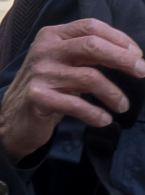
#> input picture packaging/asset_originals/decoy_hand.png, 145 x 195 px
$ python make_decoy_assets.py
#> lines starting #> are read from the running program, lines starting #| are printed output that depends on the picture
r"""make_decoy_assets.py - rebuilds the two decoy files the app ships from their original, decoy_hand.png.

  vathography_app\engine\assets\decoy_hand_x3.5.npz   (tiles)
  vathography_app\engine\assets\decoy_hand_x2.5.npz   (the global pass)

The decoy is a near-object cue placed in a strip beside every model input: the hand photo scaled (cubic), blurred,
with a blurred elliptical alpha. The app loads the precomputed arrays, so it never needs OpenCV for this step.
Needs numpy + opencv-python (only to rebuild). Usage: python packaging\asset_originals\make_decoy_assets.py

Licence: AGPL-3.0-only with the additional permissions in LICENSE (this repository).
"""
import os

import cv2
import numpy as np

HERE = os.path.dirname(os.path.abspath(__file__))
OUT = os.path.join(os.path.dirname(os.path.dirname(HERE)), "vathography_app", "engine", "assets")
SCALES = (3.5, 2.5)            # tiles, global pass
DECOY_BLUR = 6.0               # hand blur sigma
DECOY_ALPHA_BLUR = 8.0         # elliptical alpha blur sigma


def prepare_decoy(hand_bgr, scale):
    big = cv2.resize(hand_bgr, (int(hand_bgr.shape[1] * scale), int(hand_bgr.shape[0] * scale)),
                     interpolation=cv2.INTER_CUBIC)
    yy, xx = np.mgrid[0:big.shape[0], 0:big.shape[1]]
    ell = (((xx - big.shape[1] / 2) / (big.shape[1] / 2)) ** 2
           + ((yy - big.shape[0] / 2) / (big.shape[0] / 2)) ** 2) <= 1.0
    return cv2.GaussianBlur(big, (0, 0), DECOY_BLUR), cv2.GaussianBlur(ell.astype(np.float32), (0, 0), DECOY_ALPHA_BLUR)


def main():
    hand = cv2.imread(os.path.join(HERE, "decoy_hand.png"), cv2.IMREAD_COLOR)
#> hand is the input picture: shape (195, 145, 3); mean B, G, R 53.5, 47.1, 58
    assert hand is not None and hand.dtype == np.uint8 and hand.shape == (195, 145, 3), "decoy_hand.png: 145 x 195 RGB"
    for scale in SCALES:
        obj, alpha = prepare_decoy(hand, scale)
        out = os.path.join(OUT, f"decoy_hand_x{scale:g}.npz")
        tmp = out + ".tmp.npz"
        np.savez_compressed(tmp, obj=obj, alpha=alpha, scale=np.float64(scale))
        os.replace(tmp, out)
        print(f"x{scale:g}: obj {obj.shape} alpha {alpha.shape} -> {out}")
#> this loop made 2 passes
#> pass 1, in main, `obj, alpha = prepare_decoy(hand, scale)`:
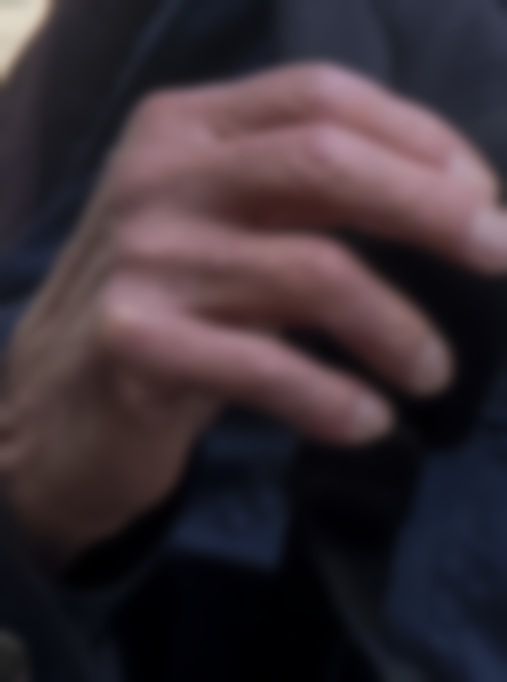
#> obj: shape (682, 507, 3); mean B, G, R 53.5, 47.1, 58
#> pass 1, in main, `obj, alpha = prepare_decoy(hand, scale)`:
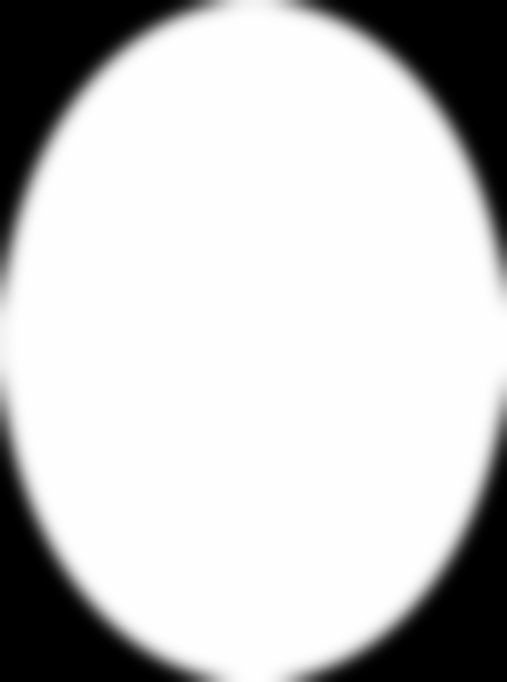
#> alpha: shape (682, 507) float32; min 0, max 1, mean 0.786


if __name__ == "__main__":
    main()
